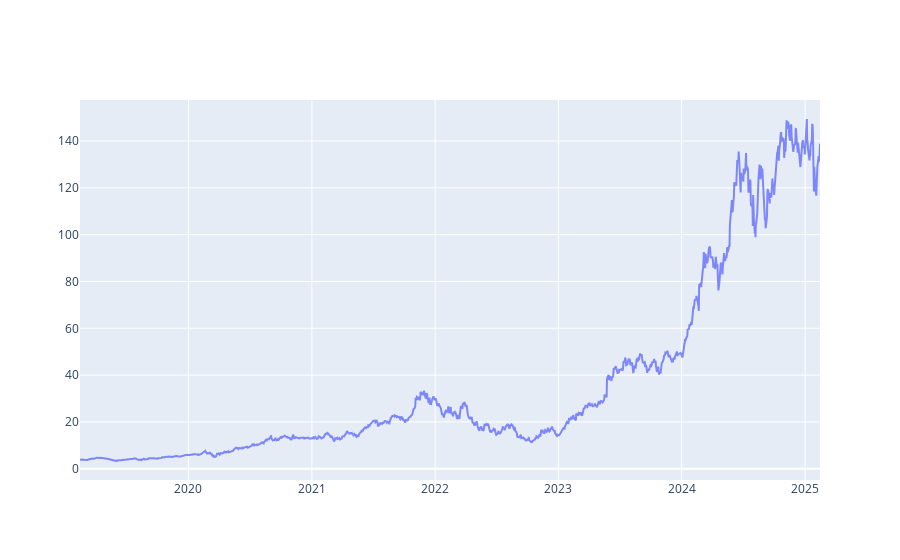

Source (notebook cell):
### Code cell
fig = make_subplots(
        rows=len([1]), 
        cols=1,
    )
fig.add_trace(
                go.Line(
                    x=stock_data.index,
                    y=stock_data['Close'].values.flatten(),
                    name='ticker',
                    line=dict(width=2),
                    mode='lines',  # Explicitly set mode to lines
                    opacity=0.8    # Make slightly transparent to see markers better
                ),
                row=1, col=1
            )

### Figure 1 — Plotly figure (JSON) as saved in the notebook; plotly's stock layout.template omitted (floating-point values rounded to 4 significant figures; data arrays with more than 128 entries replaced by an {"elided": "..."} marker saying what was removed)
{"data": [{"line": {"width": 2}, "mode": "lines", "name": "ticker", "opacity": 0.8, "type": "scatter", "x": {"elided": "1510 str values"}, "xaxis": "x", "y": {"elided": "1510 float values"}, "yaxis": "y"}], "layout": {"xaxis": {"anchor": "y", "domain": [0, 1]}, "yaxis": {"anchor": "x", "domain": [0, 1]}}}
